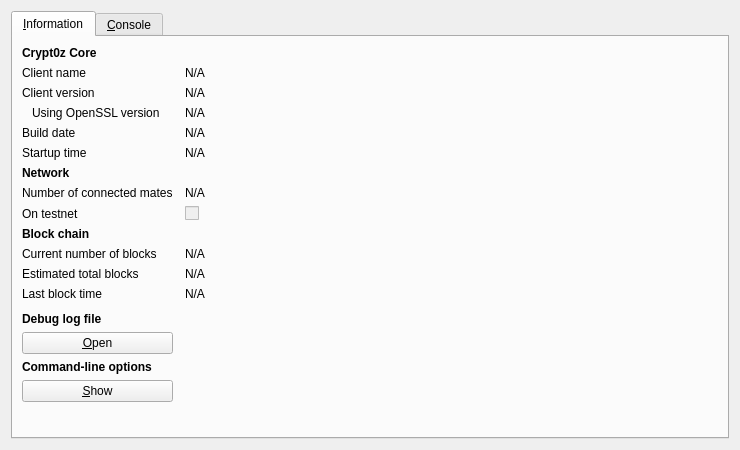
<?xml version="1.0" encoding="UTF-8"?>
<ui version="4.0">
 <class>RPCConsole</class>
 <widget class="QDialog" name="RPCConsole">
  <property name="geometry">
   <rect>
    <x>0</x>
    <y>0</y>
    <width>740</width>
    <height>450</height>
   </rect>
  </property>
  <property name="windowTitle">
   <string>Crypt0z - Debug window</string>
  </property>
  <layout class="QVBoxLayout" name="verticalLayout_2">
   <item>
    <widget class="QTabWidget" name="tabWidget">
     <property name="currentIndex">
      <number>0</number>
     </property>
     <widget class="QWidget" name="tab_info">
      <attribute name="title">
       <string>&amp;Information</string>
      </attribute>
      <layout class="QGridLayout" name="gridLayout" columnstretch="0,1">
       <property name="horizontalSpacing">
        <number>12</number>
       </property>
       <item row="0" column="0">
        <widget class="QLabel" name="label_9">
         <property name="font">
          <font>
           <weight>75</weight>
           <bold>true</bold>
          </font>
         </property>
         <property name="text">
          <string>Crypt0z Core</string>
         </property>
        </widget>
       </item>
       <item row="1" column="0">
        <widget class="QLabel" name="label_5">
         <property name="text">
          <string>Client name</string>
         </property>
        </widget>
       </item>
       <item row="1" column="1">
        <widget class="QLabel" name="clientName">
         <property name="cursor">
          <cursorShape>IBeamCursor</cursorShape>
         </property>
         <property name="text">
          <string>N/A</string>
         </property>
         <property name="textFormat">
          <enum>Qt::PlainText</enum>
         </property>
         <property name="textInteractionFlags">
          <set>Qt::LinksAccessibleByMouse|Qt::TextSelectableByKeyboard|Qt::TextSelectableByMouse</set>
         </property>
        </widget>
       </item>
       <item row="2" column="0">
        <widget class="QLabel" name="label_6">
         <property name="text">
          <string>Client version</string>
         </property>
        </widget>
       </item>
       <item row="2" column="1">
        <widget class="QLabel" name="clientVersion">
         <property name="cursor">
          <cursorShape>IBeamCursor</cursorShape>
         </property>
         <property name="text">
          <string>N/A</string>
         </property>
         <property name="textFormat">
          <enum>Qt::PlainText</enum>
         </property>
         <property name="textInteractionFlags">
          <set>Qt::LinksAccessibleByMouse|Qt::TextSelectableByKeyboard|Qt::TextSelectableByMouse</set>
         </property>
        </widget>
       </item>
       <item row="3" column="0">
        <widget class="QLabel" name="label_14">
         <property name="text">
          <string>Using OpenSSL version</string>
         </property>
         <property name="indent">
          <number>10</number>
         </property>
        </widget>
       </item>
       <item row="3" column="1">
        <widget class="QLabel" name="openSSLVersion">
         <property name="cursor">
          <cursorShape>IBeamCursor</cursorShape>
         </property>
         <property name="text">
          <string>N/A</string>
         </property>
         <property name="textFormat">
          <enum>Qt::PlainText</enum>
         </property>
         <property name="textInteractionFlags">
          <set>Qt::LinksAccessibleByMouse|Qt::TextSelectableByKeyboard|Qt::TextSelectableByMouse</set>
         </property>
        </widget>
       </item>
       <item row="4" column="0">
        <widget class="QLabel" name="label_12">
         <property name="text">
          <string>Build date</string>
         </property>
        </widget>
       </item>
       <item row="4" column="1">
        <widget class="QLabel" name="buildDate">
         <property name="cursor">
          <cursorShape>IBeamCursor</cursorShape>
         </property>
         <property name="text">
          <string>N/A</string>
         </property>
         <property name="textFormat">
          <enum>Qt::PlainText</enum>
         </property>
         <property name="textInteractionFlags">
          <set>Qt::LinksAccessibleByMouse|Qt::TextSelectableByKeyboard|Qt::TextSelectableByMouse</set>
         </property>
        </widget>
       </item>
       <item row="5" column="0">
        <widget class="QLabel" name="label_13">
         <property name="text">
          <string>Startup time</string>
         </property>
        </widget>
       </item>
       <item row="5" column="1">
        <widget class="QLabel" name="startupTime">
         <property name="cursor">
          <cursorShape>IBeamCursor</cursorShape>
         </property>
         <property name="text">
          <string>N/A</string>
         </property>
         <property name="textFormat">
          <enum>Qt::PlainText</enum>
         </property>
         <property name="textInteractionFlags">
          <set>Qt::LinksAccessibleByMouse|Qt::TextSelectableByKeyboard|Qt::TextSelectableByMouse</set>
         </property>
        </widget>
       </item>
       <item row="6" column="0">
        <widget class="QLabel" name="label_11">
         <property name="font">
          <font>
           <weight>75</weight>
           <bold>true</bold>
          </font>
         </property>
         <property name="text">
          <string>Network</string>
         </property>
        </widget>
       </item>
       <item row="7" column="0">
        <widget class="QLabel" name="label_7">
         <property name="text">
          <string>Number of connected mates</string>
         </property>
        </widget>
       </item>
       <item row="7" column="1">
        <widget class="QLabel" name="numberOfConnections">
         <property name="cursor">
          <cursorShape>IBeamCursor</cursorShape>
         </property>
         <property name="text">
          <string>N/A</string>
         </property>
         <property name="textFormat">
          <enum>Qt::PlainText</enum>
         </property>
         <property name="textInteractionFlags">
          <set>Qt::LinksAccessibleByMouse|Qt::TextSelectableByKeyboard|Qt::TextSelectableByMouse</set>
         </property>
        </widget>
       </item>
       <item row="8" column="0">
        <widget class="QLabel" name="label_8">
         <property name="text">
          <string>On testnet</string>
         </property>
        </widget>
       </item>
       <item row="8" column="1">
        <widget class="QCheckBox" name="isTestNet">
         <property name="enabled">
          <bool>false</bool>
         </property>
         <property name="text">
          <string/>
         </property>
        </widget>
       </item>
       <item row="9" column="0">
        <widget class="QLabel" name="label_10">
         <property name="font">
          <font>
           <weight>75</weight>
           <bold>true</bold>
          </font>
         </property>
         <property name="text">
          <string>Block chain</string>
         </property>
        </widget>
       </item>
       <item row="10" column="0">
        <widget class="QLabel" name="label_3">
         <property name="text">
          <string>Current number of blocks</string>
         </property>
        </widget>
       </item>
       <item row="10" column="1">
        <widget class="QLabel" name="numberOfBlocks">
         <property name="cursor">
          <cursorShape>IBeamCursor</cursorShape>
         </property>
         <property name="text">
          <string>N/A</string>
         </property>
         <property name="textFormat">
          <enum>Qt::PlainText</enum>
         </property>
         <property name="textInteractionFlags">
          <set>Qt::LinksAccessibleByMouse|Qt::TextSelectableByKeyboard|Qt::TextSelectableByMouse</set>
         </property>
        </widget>
       </item>
       <item row="11" column="0">
        <widget class="QLabel" name="label_4">
         <property name="text">
          <string>Estimated total blocks</string>
         </property>
        </widget>
       </item>
       <item row="11" column="1">
        <widget class="QLabel" name="totalBlocks">
         <property name="cursor">
          <cursorShape>IBeamCursor</cursorShape>
         </property>
         <property name="text">
          <string>N/A</string>
         </property>
         <property name="textFormat">
          <enum>Qt::PlainText</enum>
         </property>
         <property name="textInteractionFlags">
          <set>Qt::LinksAccessibleByMouse|Qt::TextSelectableByKeyboard|Qt::TextSelectableByMouse</set>
         </property>
        </widget>
       </item>
       <item row="12" column="0">
        <widget class="QLabel" name="label_2">
         <property name="text">
          <string>Last block time</string>
         </property>
        </widget>
       </item>
       <item row="12" column="1">
        <widget class="QLabel" name="lastBlockTime">
         <property name="cursor">
          <cursorShape>IBeamCursor</cursorShape>
         </property>
         <property name="text">
          <string>N/A</string>
         </property>
         <property name="textFormat">
          <enum>Qt::PlainText</enum>
         </property>
         <property name="textInteractionFlags">
          <set>Qt::LinksAccessibleByMouse|Qt::TextSelectableByKeyboard|Qt::TextSelectableByMouse</set>
         </property>
        </widget>
       </item>
       <item row="13" column="0">
        <spacer name="verticalSpacer_2">
         <property name="orientation">
          <enum>Qt::Vertical</enum>
         </property>
         <property name="sizeHint" stdset="0">
          <size>
           <width>20</width>
           <height>20</height>
          </size>
         </property>
        </spacer>
       </item>
       <item row="14" column="0">
        <widget class="QLabel" name="labelDebugLogfile">
         <property name="font">
          <font>
           <weight>75</weight>
           <bold>true</bold>
          </font>
         </property>
         <property name="text">
          <string>Debug log file</string>
         </property>
        </widget>
       </item>
       <item row="15" column="0">
        <widget class="QPushButton" name="openDebugLogfileButton">
         <property name="toolTip">
          <string>Open the Crypt0z debug log file from the current data directory. This can take a few seconds for large log files.</string>
         </property>
         <property name="text">
          <string>&amp;Open</string>
         </property>
         <property name="autoDefault">
          <bool>false</bool>
         </property>
        </widget>
       </item>
       <item row="16" column="0">
        <widget class="QLabel" name="labelCLOptions">
         <property name="font">
          <font>
           <weight>75</weight>
           <bold>true</bold>
          </font>
         </property>
         <property name="text">
          <string>Command-line options</string>
         </property>
        </widget>
       </item>
       <item row="17" column="0">
        <widget class="QPushButton" name="showCLOptionsButton">
         <property name="toolTip">
          <string>Show the Crypt0z-Qt help message to get a list with possible Crypt0z command-line options.</string>
         </property>
         <property name="text">
          <string>&amp;Show</string>
         </property>
         <property name="autoDefault">
          <bool>false</bool>
         </property>
        </widget>
       </item>
       <item row="18" column="0">
        <spacer name="verticalSpacer">
         <property name="orientation">
          <enum>Qt::Vertical</enum>
         </property>
         <property name="sizeHint" stdset="0">
          <size>
           <width>20</width>
           <height>40</height>
          </size>
         </property>
        </spacer>
       </item>
      </layout>
     </widget>
     <widget class="QWidget" name="tab_console">
      <attribute name="title">
       <string>&amp;Console</string>
      </attribute>
      <layout class="QVBoxLayout" name="verticalLayout_3">
       <property name="spacing">
        <number>3</number>
       </property>
       <item>
        <widget class="QTextEdit" name="messagesWidget">
         <property name="minimumSize">
          <size>
           <width>0</width>
           <height>100</height>
          </size>
         </property>
         <property name="readOnly">
          <bool>true</bool>
         </property>
         <property name="tabKeyNavigation" stdset="0">
          <bool>false</bool>
         </property>
         <property name="columnCount" stdset="0">
          <number>2</number>
         </property>
        </widget>
       </item>
       <item>
        <layout class="QHBoxLayout" name="horizontalLayout">
         <property name="spacing">
          <number>3</number>
         </property>
         <item>
          <widget class="QLabel" name="label">
           <property name="text">
            <string notr="true">&gt;</string>
           </property>
          </widget>
         </item>
         <item>
          <widget class="QLineEdit" name="lineEdit"/>
         </item>
         <item>
          <widget class="QPushButton" name="clearButton">
           <property name="maximumSize">
            <size>
             <width>24</width>
             <height>24</height>
            </size>
           </property>
           <property name="toolTip">
            <string>Clear console</string>
           </property>
           <property name="text">
            <string/>
           </property>
           <property name="icon">
            <iconset resource="../bitcoin.qrc">
             <normaloff>:/icons/remove</normaloff>:/icons/remove</iconset>
           </property>
           <property name="shortcut">
            <string notr="true">Ctrl+L</string>
           </property>
           <property name="autoDefault">
            <bool>false</bool>
           </property>
          </widget>
         </item>
        </layout>
       </item>
      </layout>
     </widget>
    </widget>
   </item>
  </layout>
 </widget>
 <resources>
  <include location="../bitcoin.qrc"/>
 </resources>
 <connections/>
</ui>
